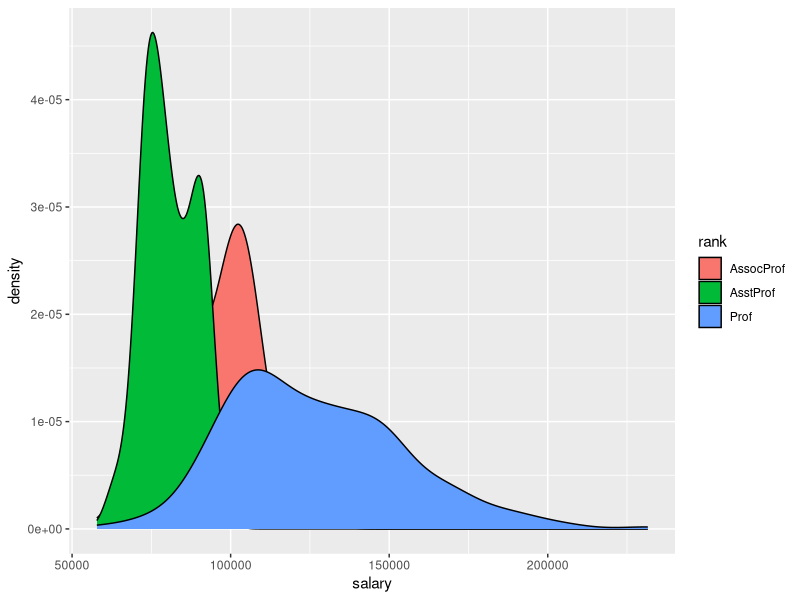
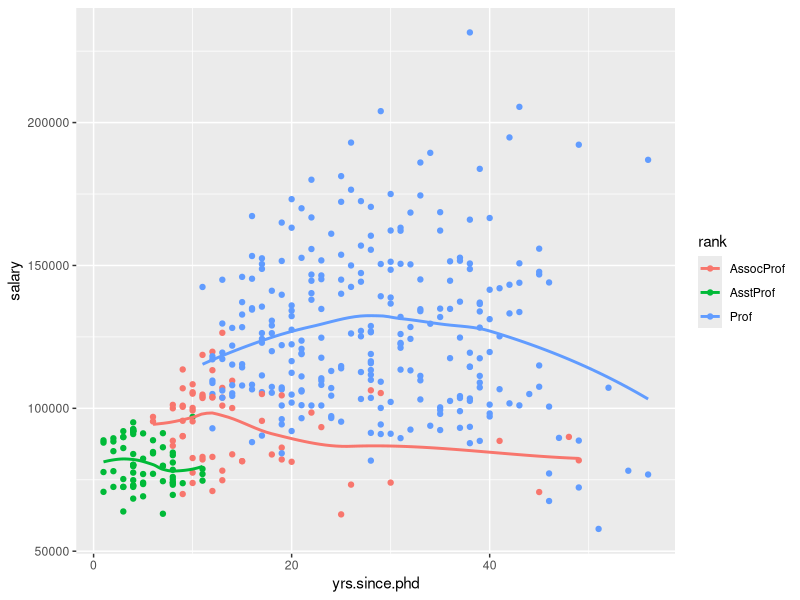
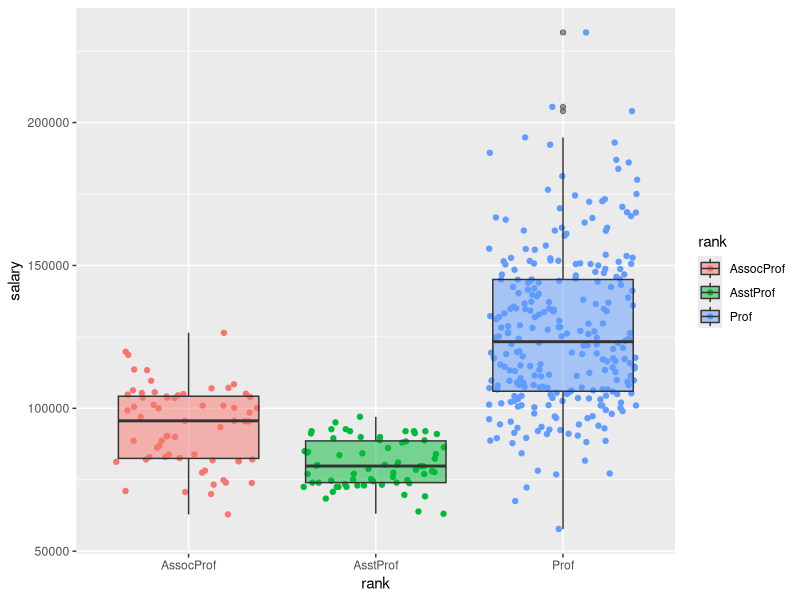

Write R code to recreate these figures, in order.
## This exercise demonstrates how to plot computed statistics, namely
## density, with ggplot2

# import the dataset
library(ggplot2)
setwd("~/R/rineasysteps/data")
frame <- readr::read_csv("DataSet-ProfSalaries.csv")

# create a ggplot using continous variables; compend density estimates
ggplot(frame, aes(salary)) +
  geom_density(aes(fill = rank))

# create a different object specifying point geometry and line of
# computed mean values
ggplot(frame, aes(yrs.since.phd, salary)) +
  geom_point(aes(color = rank)) +
  geom_smooth(aes(color = rank), fill = NA)

## create a box plot with point locations
ggplot(frame, aes(rank, salary)) +
  geom_jitter(aes(color = rank)) +
  geom_boxplot(aes(fill = rank), alpha = 0.5)
